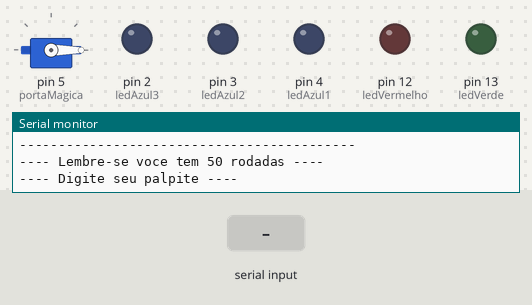
Recording of a sketch running on a simulated Arduino Uno, built with avr-gcc and run on an emulated ATmega328P. Shown: servo, output pins drawn as LEDs (lit = HIGH), the last lines printed to the serial monitor. The inputs (shaded band) are chosen by the test bench. Random numbers use the default seed unless the sketch sets one.

Above: at 1.9 s.
2.0 s: "90,45\n" received over Serial
At 2.8 s:
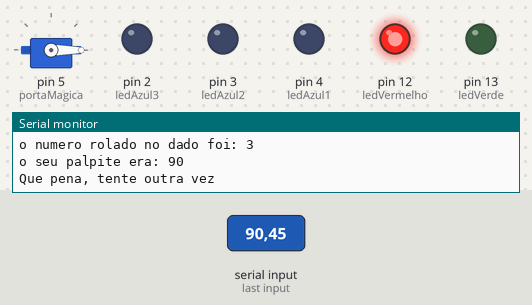
5.0 s: "3\n" received over Serial
At 6.8 s:
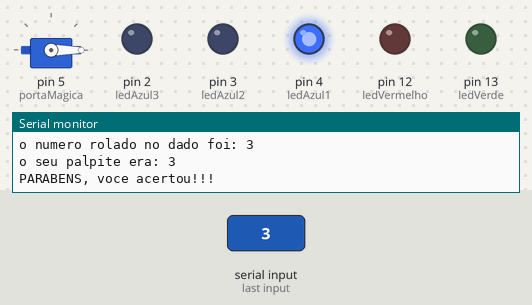
8.0 s: "5\n" received over Serial
At 9.0 s:
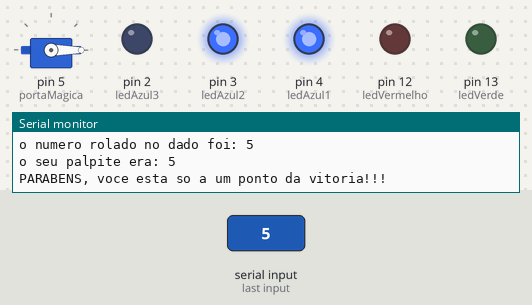
11.0 s: "1\n" received over Serial
At 13.3 s:
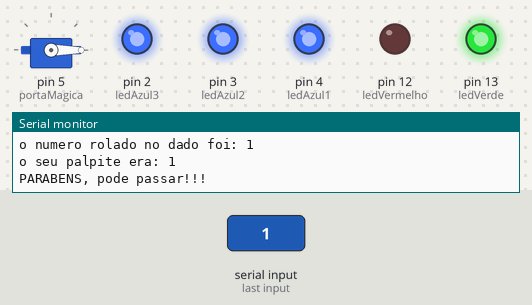
19.5 s: "30,150\n" received over Serial
22.5 s: "2\n" received over Serial
Timing chart, 0 to 25.2 s (numbered marks = the images above; inputs shaded):
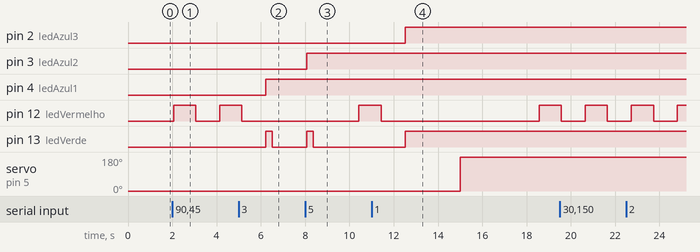

The sketch:

jogo_do_dado_fortaleza_dos_dados_1.ino
```cpp
// C++ code
//variaaveis
int ledVerde = 13;
int ledVermelho = 12;
int ledAzul1 = 4;
int ledAzul2 = 3;
int ledAzul3 = 2;
int ledAmarelo1 = 7;
int ledAmarelo2 = 8;
int ledAmarelo3 = 9;
int pontos = 1;
int qtdRodadas;

#include <Servo.h>
Servo portaMagica;

//funções


void desenhaCabecalho()
{
  Serial.println();
  Serial.println("-------------------------------------------");
  Serial.println("**Fortaleza do dado**");
  Serial.println("-------------------------------------------");
  Serial.println();

  Serial.println("---- Lembre-se voce tem 50 rodadas ----");
}
void setup()
{
  Serial.begin(9600);
  randomSeed(analogRead(0));
  pinMode (ledAzul3, OUTPUT);
  pinMode (ledAzul2, OUTPUT);
  pinMode (ledAzul1, OUTPUT);
  pinMode (ledVermelho, OUTPUT);
  pinMode (ledVerde, OUTPUT);
  portaMagica.attach(5);
  portaMagica.write(0);


}

void loop()
{
  qtdRodadas = 50;
  int vetPalpites [qtdRodadas];
  int vetResultados [qtdRodadas];

  desenhaCabecalho();

  for(int r = 0; r < qtdRodadas; r++)
  {

    delay(1000);
    int palpite = 0;
    Serial.println("---- Digite seu palpite ----");
    while( ! Serial.available());
    palpite = Serial.parseInt();
    Serial.println("----------------------------");
    int numAleatorio = random(1, 7);
    Serial.println();


    Serial.println();
    Serial.println("o numero rolado no dado foi: " + String(numAleatorio));
    Serial.println("o seu palpite era: " + String(palpite));
    if (palpite == numAleatorio && pontos == 1) {
      Serial.println("PARABENS, voce acertou!!!");
      digitalWrite(ledAzul1, HIGH);
      digitalWrite(ledVerde, HIGH);
      delay(300);
      digitalWrite(ledVerde, LOW);
      pontos++;

    } else if (palpite == numAleatorio && pontos == 2) {
      Serial.println("PARABENS, voce esta so a um ponto da vitoria!!!");
      digitalWrite(ledAzul2, HIGH);
      digitalWrite(ledVerde, HIGH);
      delay(300);
      digitalWrite(ledVerde, LOW);
      pontos++;


    }  else if (palpite == numAleatorio && pontos == 3) {
      Serial.println("PARABENS, pode passar!!!");
      digitalWrite(ledAzul3, HIGH);
      digitalWrite(ledVerde, HIGH);
      delay(1000);
      portaMagica.write(0);
      delay(1500);
      portaMagica.write(180);
      delay(1500);

    }  else {
      Serial.println("Que pena, tente outra vez");
      digitalWrite(ledVermelho, HIGH);
      delay(1000);
      digitalWrite(ledVermelho, LOW);
    }

    vetPalpites [r] = palpite;
    vetResultados[r] = numAleatorio;

  }
  Serial.println("---Resultado final--");
  for(int i = 1; i <= qtdRodadas; i++ ){

    Serial.println("-------------------------------------------");
    Serial.println("Rodada " + String(i + 1) + ":");
    Serial.println("Palpite: " + String(vetPalpites[i - 1]));
    Serial.println("Dado: " + String(vetResultados[i - 1]));
    Serial.println("Resultado da Rodada: " + String(vetResultados[i] == vetPalpites[i] ? "Ganhou!!" : "ERROU :("));
    Serial.println("-------------------------------------------");

    Serial.print("FIM DO JOGO!! sem mais rodadas");
    digitalWrite(ledAzul3, LOW);
    digitalWrite(ledAzul2, LOW);
    digitalWrite(ledAzul1, LOW);
    Serial.println();

    delay(750);
  }
  }
```

Measured:
- after the input at 2.0 s, pin 12 (ledVermelho): LOW → HIGH after 0.06 s, → LOW 1.0 s later, → HIGH 1.1 s later
- after the input at 5.0 s, pin 4 (ledAzul1): LOW → HIGH after 1.2 s; pin 13 (ledVerde): LOW → HIGH after 1.2 s, → LOW 0.30 s later
- after the input at 8.0 s, pin 3 (ledAzul2): LOW → HIGH after 0.08 s; pin 13 (ledVerde): LOW → HIGH after 0.08 s, → LOW 0.30 s later
- after the input at 11.0 s, pin 2 (ledAzul3), pin 13 (ledVerde): LOW → HIGH after 1.5 s; servo on pin 5 (portaMagica): 0° → 180° after 4.0 s
